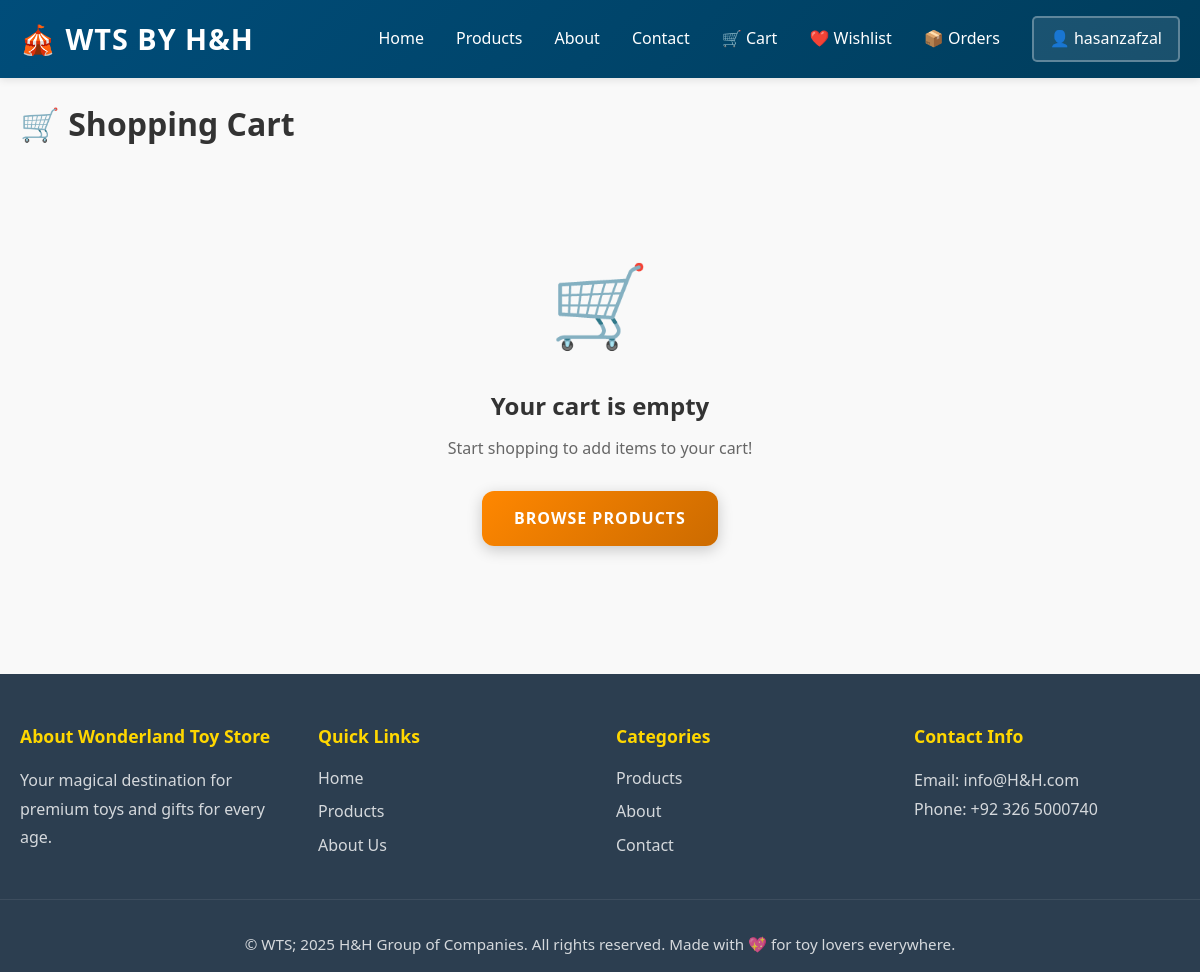
Before: /cart (signed in) with the older database file.
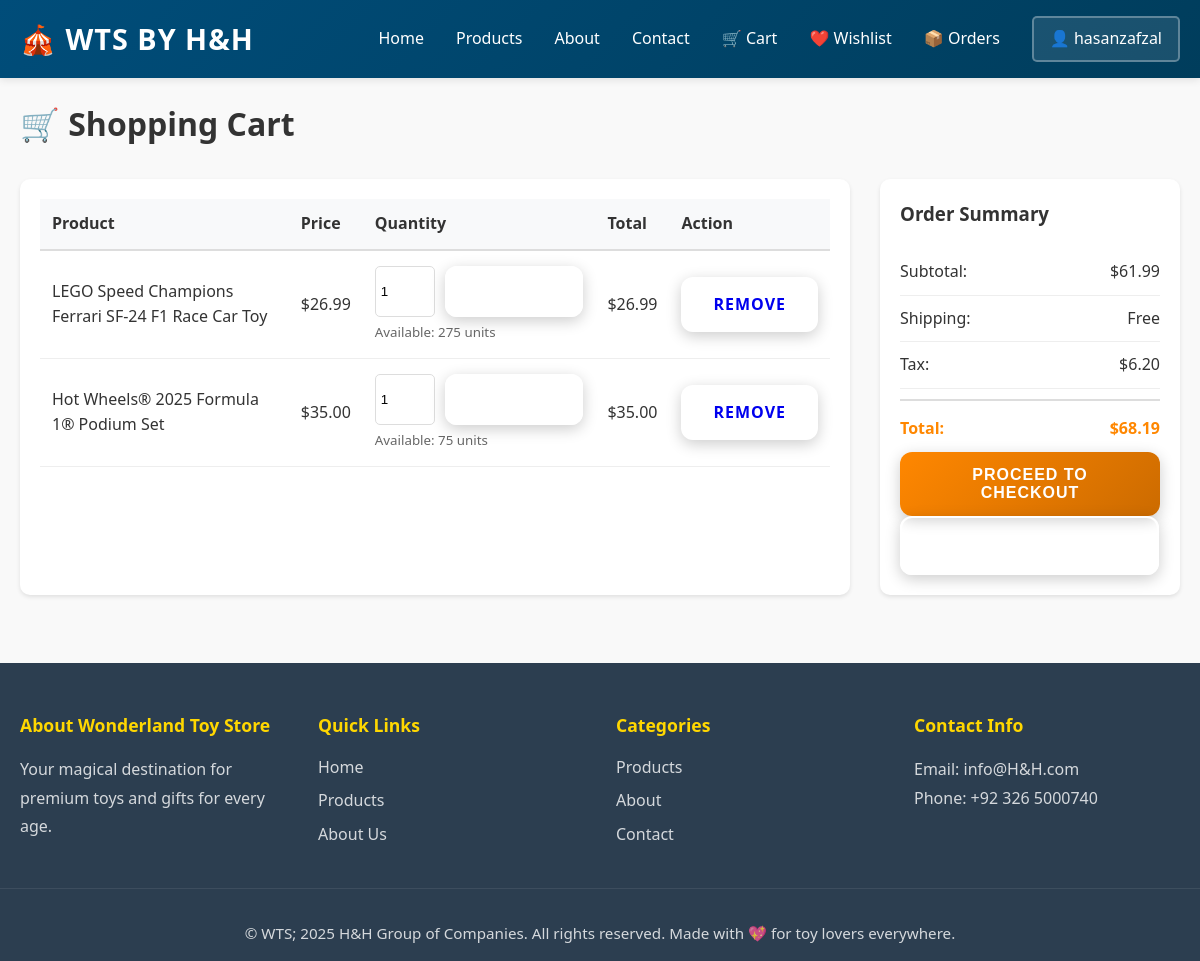
After: the same page with the newer database file.
### app/models.py (models this page shows, shortened)
class User(UserMixin, db.Model):
    __tablename__ = 'users'
    id = db.Column(db.Integer, primary_key=True)
    username = db.Column(db.String(80), unique=True, nullable=False)
    email = db.Column(db.String(120), unique=True, nullable=False)
    password_hash = db.Column(db.String(200), nullable=False)
    reset_token = db.Column(db.String(100), unique=True, nullable=True)
    reset_token_expires = db.Column(db.DateTime, nullable=True)
    is_admin = db.Column(db.Boolean, default=False)
    created_at = db.Column(db.DateTime, default=datetime.utcnow)
    cart = db.relationship('Cart', backref='user', lazy=True, uselist=False)
    orders = db.relationship('Order', backref='user', lazy=True)
    wishlist_items = db.relationship('Wishlist', backref='user', lazy=True, cascade='all, delete-orphan')

class CartItem(db.Model):
    __tablename__ = 'cart_items'
    id = db.Column(db.Integer, primary_key=True)
    cart_id = db.Column(db.Integer, db.ForeignKey('carts.id'), nullable=False)
    product_id = db.Column(db.Integer, db.ForeignKey('products.id'), nullable=False)
    quantity = db.Column(db.Integer, default=1, nullable=False)
    added_at = db.Column(db.DateTime, default=datetime.utcnow)

class Product(db.Model):
    __tablename__ = 'products'
    id = db.Column(db.Integer, primary_key=True)
    name = db.Column(db.String(120), nullable=False)
    price = db.Column(db.Float, nullable=False)
    description = db.Column(db.Text)
    stock = db.Column(db.Integer, default=0)
    category_id = db.Column(db.Integer, db.ForeignKey('categories.id'), nullable=True)
    image_filename = db.Column(db.String(255), nullable=True)
    is_featured = db.Column(db.Boolean, default=False)
    created_at = db.Column(db.DateTime, default=datetime.utcnow)
    updated_at = db.Column(db.DateTime, default=datetime.utcnow, onupdate=datetime.utcnow)
    orders = db.relationship('Order', backref='product', lazy=True)
    cart_items = db.relationship('CartItem', backref='product', lazy=True)
    wishlist_items = db.relationship('Wishlist', backref='product', lazy=True, cascade='all, delete-orphan')

### app/routes.py (the view)
@main_bp.route('/cart')
def view_cart():
    if not current_user.is_authenticated:
        flash('Please login to view your cart', 'warning')
        return redirect(url_for('main.login', next=url_for('main.view_cart')))
    cart = current_user.cart or Cart(user_id=current_user.id)
    return render_template('cart.html', title='Shopping Cart', cart=cart)

### app/models.py (called while the page is built)
    def get_total(self):
        return sum(item.product.price * item.quantity for item in self.items)

### app/templates/cart.html (shortened to what this page needs)
{% extends "base.html" %}
{% block content %}
<div class="container">
    <h1>🛒 Shopping Cart</h1>
    {% if cart and cart.items %}
        <div class="cart-wrapper">
            <div class="cart-items">
                <table class="cart-table">
                    <thead>
                        <tr>
                            <th>Product</th>
                            <th>Price</th>
                            <th>Quantity</th>
                            <th>Total</th>
                            <th>Action</th>
                        </tr>
                    </thead>
                    <tbody>
                        {% for item in cart.items %}
                            <tr>
                                <td>{{ item.product.name }}</td>
                                <td>${{ "%.2f"|format(item.product.price) }}</td>
                                <td>
                                    <form method="POST" action="{{ url_for('main.update_cart_item', item_id=item.id) }}" class="quantity-form">
                                        <input type="number" name="quantity" value="{{ item.quantity }}" min="1" max="{{ item.product.stock }}">
                                        <button type="submit" class="btn btn-sm btn-secondary">Update</button>
                                    </form>
                                    <small style="color: #666; display: block; margin-top: 5px;">Available: {{ item.product.stock }} units</small>
                                </td>
                                <td>${{ "%.2f"|format(item.product.price * item.quantity) }}</td>
                                <td>
                                    <a href="{{ url_for('main.remove_from_cart', item_id=item.id) }}" class="btn btn-sm btn-danger" onclick="return confirm('Remove item?')">Remove</a>
                                </td>
                            </tr>
                        {% endfor %}
                    </tbody>
                </table>
            </div>
            <div class="cart-summary">
                <div class="summary-card">
                    <h3>Order Summary</h3>
                    <div class="summary-row">
                        <span>Subtotal:</span>
                        <span>${{ "%.2f"|format(cart.get_total()) }}</span>
                    </div>
                    <div class="summary-row">
                        <span>Shipping:</span>
                        <span>Free</span>
                    </div>
                    <div class="summary-row">
                        <span>Tax:</span>
                        <span>${{ "%.2f"|format(cart.get_total() * 0.1) }}</span>
                    </div>
                    <div class="summary-row total">
                        <span>Total:</span>
                        <span>${{ "%.2f"|format(cart.get_total() * 1.1) }}</span>
                    </div>
                    <form method="POST" action="{{ url_for('main.checkout') }}">
                        <button type="submit" class="btn btn-primary btn-block">Proceed to Checkout</button>
                    </form>
                    <a href="{{ url_for('main.products') }}" class="btn btn-secondary btn-block">Continue Shopping</a>
                </div>
            </div>
        </div>
    {% else %}
        <div class="empty-cart">
            <div class="empty-cart-icon">🛒</div>
            <h2>Your cart is empty</h2>
            <p>Start shopping to add items to your cart!</p>
            <a href="{{ url_for('main.products') }}" class="btn btn-primary">Browse Products</a>
        </div>
    {% endif %}
</div>
{% endblock %}

### app/templates/base.html (shortened to what this page needs)
<!DOCTYPE html>
<html lang="en">
<head>
    <link rel="stylesheet" href="{{ url_for('static', filename='css/style.css') }}">
</head>
<body>
    <nav class="navbar">
        <div class="nav-container">
            <a href="{{ url_for('main.index') }}" class="logo">🎪 WTS by H&H</a>
            <ul class="nav-menu">
                {% if current_user.is_authenticated and current_user.is_admin %}
                    <li><a href="{{ url_for('main.admin_dashboard') }}" class="admin-nav">🎛️ Dashboard</a></li>
                    <li class="user-menu" id="userMenuToggle">
                        <span class="user-trigger">👤 Admin: {{ current_user.username }}</span>
                        <div class="user-dropdown" id="userDropdown">
                            <a href="{{ url_for('main.logout') }}">🚪 Logout</a>
                        </div>
                    </li>
                {% else %}
                    <li><a href="{{ url_for('main.index') }}">Home</a></li>
                    <li><a href="{{ url_for('main.products') }}">Products</a></li>
                    <li><a href="{{ url_for('main.about') }}">About</a></li>
                    <li><a href="{{ url_for('main.contact') }}">Contact</a></li>
                    {% if current_user.is_authenticated %}
                        <li><a href="{{ url_for('main.view_cart') }}">🛒 Cart</a></li>
                        <li><a href="{{ url_for('main.view_wishlist') }}">❤️ Wishlist</a></li>
                        <li><a href="{{ url_for('main.orders') }}">📦 Orders</a></li>
                        <li class="user-menu" id="userMenuToggle">
                            <span class="user-trigger">👤 {{ current_user.username }}</span>
                        </li>
                    {% else %}
                        <li><a href="{{ url_for('main.login') }}" class="btn-login">Login</a></li>
                        <li><a href="{{ url_for('main.register') }}" class="btn-register">Register</a></li>
                    {% endif %}
                {% endif %}
            </ul>
        </div>
    </nav>
    <main>
        {% block content %}{% endblock %}
    </main>
    <footer>
        <div class="footer-content">
            <div class="footer-section">
                <h4>About Wonderland Toy Store</h4>
                <p>Your magical destination for premium toys and gifts for every age.</p>
            </div>
            <div class="footer-section">
                <h4>Quick Links</h4>
                <ul>
                    <li><a href="{{ url_for('main.index') }}">Home</a></li>
                    <li><a href="{{ url_for('main.products') }}">Products</a></li>
                    <li><a href="{{ url_for('main.about') }}">About Us</a></li>
                </ul>
            </div>
            <div class="footer-section">
                <h4>Categories</h4>
                <ul>
                    <li><a href="{{ url_for('main.products') }}">Products</a></li>
                    <li><a href="{{ url_for('main.about') }}">About</a></li>
                    <li><a href="{{ url_for('main.contact') }}">Contact</a></li>
                </ul>
            </div>
            <div class="footer-section">
                <h4>Contact Info</h4>
                <p>Email: info@H&H.com</p>
                <p>Phone: +92 326 5000740</p>
            </div>
        </div>
        <div class="footer-bottom">
            <p>&copy; WTS; 2025 H&H Group of Companies. All rights reserved. Made with 💖 for toy lovers everywhere.</p>
        </div>
    </footer>
</body>
</html>

### app/static/css/style.css (style rules this page uses)
:root { --primary-color: #FF8700; --secondary-color: #CC6B00; --accent-color: #ffd700; --dark-color: #2c3e50; --light-color: #ecf0f1; --text-color: #333; --success-color: #27ae60; --border-radius: 12px; --transition: all 0.3s cubic-bezier(0.4, 0, 0.2, 1); }
* { margin: 0; padding: 0; box-sizing: border-box; }
html { scroll-behavior: smooth; }
body { font-family: 'Segoe UI', Tahoma, Geneva, Verdana, sans-serif; line-height: 1.6; color: var(--text-color); background-color: #f9f9f9; }
.container { max-width: 1200px; margin: 0 auto; padding: 0 20px; }
.navbar { background: linear-gradient(135deg, var(--primary-color) 0%, var(--secondary-color) 100%); color: white; padding: 1rem 0; position: sticky; top: 0; z-index: 1000; box-shadow: 0 4px 15px rgba(0, 0, 0, 0.1); }
.nav-container { max-width: 1200px; margin: 0 auto; padding: 0 20px; display: flex; justify-content: space-between; align-items: center; }
.logo { font-size: 1.8rem; font-weight: bold; letter-spacing: 1px; text-transform: uppercase; animation: pulse 2s ease-in-out infinite; }
.nav-menu { list-style: none; display: flex; gap: 2rem; }
.nav-menu a { color: white; text-decoration: none; font-weight: 500; transition: var(--transition); position: relative; }
.nav-menu a::after { content: ''; position: absolute; bottom: -5px; left: 0; width: 0; height: 3px; background-color: var(--accent-color); transition: width 0.3s ease; }
.btn { display: inline-block; padding: 0.9rem 2rem; border: none; border-radius: var(--border-radius); font-size: 1rem; font-weight: 600; text-decoration: none; cursor: pointer; transition: var(--transition); text-transform: uppercase; letter-spacing: 1px; box-shadow: 0 4px 15px rgba(0, 0, 0, 0.2); }
.btn-primary { background: linear-gradient(135deg, var(--primary-color) 0%, var(--secondary-color) 100%); color: white; }
.btn-secondary { background: transparent; color: white; border: 2px solid white; }
footer { background-color: var(--dark-color); color: white; padding: 3rem 0 1rem; margin-top: 3rem; }
.footer-content { max-width: 1200px; margin: 0 auto; padding: 0 20px; display: grid; grid-template-columns: repeat(auto-fit, minmax(250px, 1fr)); gap: 2rem; margin-bottom: 2rem; }
.footer-section h4 { font-size: 1.1rem; margin-bottom: 1rem; color: var(--accent-color); }
.footer-section p { opacity: 0.8; line-height: 1.8; }
.footer-section ul { list-style: none; }
.footer-section ul li { margin-bottom: 0.5rem; }
.footer-section a { color: white; text-decoration: none; opacity: 0.8; transition: opacity 0.3s; }
.footer-bottom { text-align: center; padding-top: 2rem; border-top: 1px solid rgba(255, 255, 255, 0.1); opacity: 0.8; font-size: 0.95rem; max-width: 1200px; margin: 0 auto; padding-left: 20px; padding-right: 20px; }
.logo { text-decoration: none; color: white; }
main { max-width: 100%; margin: 0; padding: 0; }

### app/templates/cart.html (style rules this page uses)
.container { max-width: 1200px; margin: 0 auto; padding: 20px; }
.container h1 { margin-bottom: 30px; color: #333; }
.cart-wrapper { display: grid; grid-template-columns: 1fr 300px; gap: 30px; margin-top: 30px; }
.cart-items { background: white; border-radius: 10px; padding: 20px; box-shadow: 0 2px 4px rgba(0, 0, 0, 0.1); }
.cart-table { width: 100%; border-collapse: collapse; }
.cart-table th { background-color: #f8f9fa; padding: 12px; text-align: left; font-weight: 600; border-bottom: 2px solid #ddd; }
.cart-table td { padding: 15px 12px; border-bottom: 1px solid #eee; }
.quantity-form { display: flex; gap: 10px; }
.quantity-form input { width: 60px; padding: 5px; border: 1px solid #ddd; border-radius: 5px; }
.cart-summary { position: sticky; top: 20px; }
.summary-card { background: white; border-radius: 10px; padding: 20px; box-shadow: 0 2px 4px rgba(0, 0, 0, 0.1); }
.summary-card h3 { margin-top: 0; margin-bottom: 20px; color: #333; }
.summary-row { display: flex; justify-content: space-between; padding: 10px 0; border-bottom: 1px solid #eee; }
.summary-row.total { border-bottom: none; border-top: 2px solid #ddd; margin-top: 10px; padding-top: 15px; font-weight: 600; font-size: 16px; color: #FF8700; }

Changed rows visible on the page:
added CartItem: product.name "LEGO Speed Champions Ferrari SF-24 F1 Race Car Toy", quantity "1", product.stock "275"
now on this page (row unchanged): Product: product.price "26.99", item.product.price*item.quantity "26.99", get_total "61.99", cart.get_total()*0.1 "6.20", cart.get_total()*1.1 "68.19"
added CartItem: product.name "Hot Wheels® 2025 Formula 1® Podium Set", quantity "1", product.stock "75"
now on this page (row unchanged): Product: product.price "35.00", item.product.price*item.quantity "35.00"
Other visible differences:
text no longer shown: "🛒 Your cart is empty Start shopping to add items to your cart! BROWSE PRODUCTS"
text now shown: "Product Price Quantity Total Action Order Summary Subtotal: $ Shipping: Free Tax: $ Total: $ PROCEED TO CHECKOUT"
